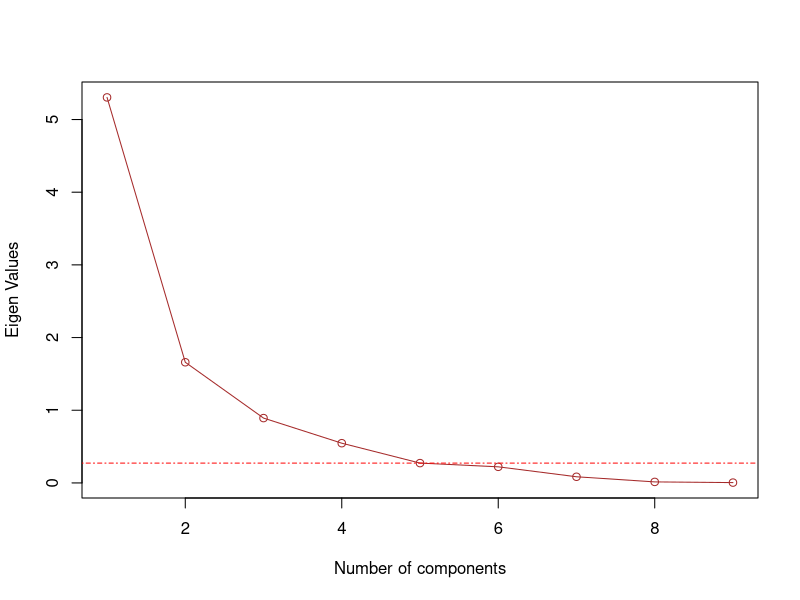
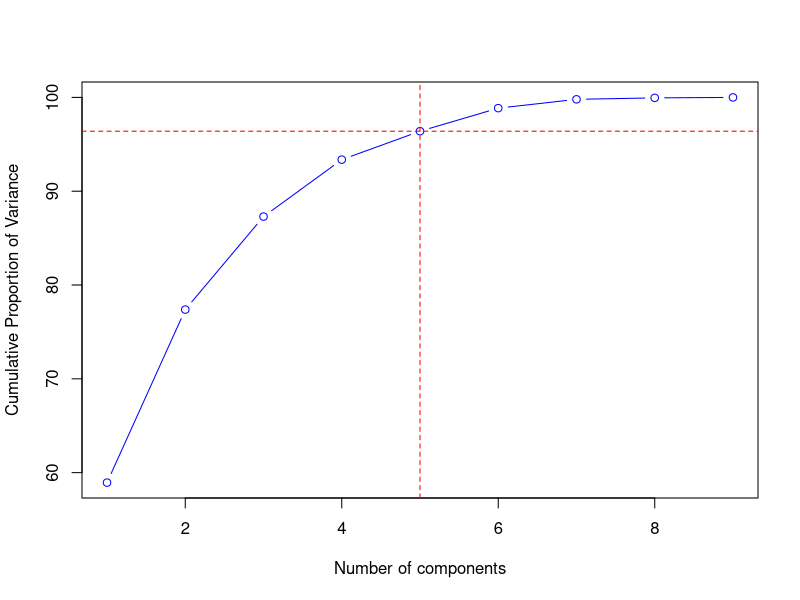

The R script that drew these images, in order:
library(stats)
library(dplyr)
library(psych)

db <- read.csv("presentation_1/Country_data2.csv",  header = TRUE)

main_data <- db
main_data["exports"] <- main_data["exports"] * main_data["gdpp"] / 100
main_data["imports"] <- main_data["imports"] * main_data["gdpp"] / 100
main_data["health"] <- main_data["health"] * main_data["gdpp"] / 100
main_data <- select(main_data, -c(country))

# Correlation
avg <- mean(cor(main_data))

# PCA
pca <- principal(main_data, nfactors = 9, rotate = "none")
pca$loadings
th <- 5
pc <- pca$scores[, 1:th]
# View(head(pc, 10))
write.csv(pc, "presentation_1/PCA.csv", row.names = FALSE)

# View(pca$loadings)

# View(cor(pc))

summary(pca)
# Plotting the Eigen Values
pdf("presentation_1/images/pca.pdf")
plot(pca$values, type = "o", xlab = "Number of components", ylab = "Eigen Values", col = "brown") 
abline(h = pca$values[th], col = "red", lty = 100)
dev.off()

cumprop <- cumsum(pca$values) / sum(pca$values)
cumprop

# Plotting the Cumulative Proportion
pdf("presentation_1/images/Cummulative_Proportion.pdf")
plot(cumprop * 100,type = "b",xlab = "Number of components", ylab = "Cumulative Proportion of Variance", col = "blue")
abline(v = th, col = "red", lty = 2)
abline(h = cumprop[th] * 100, col = "red", lty = 2)
dev.off()
